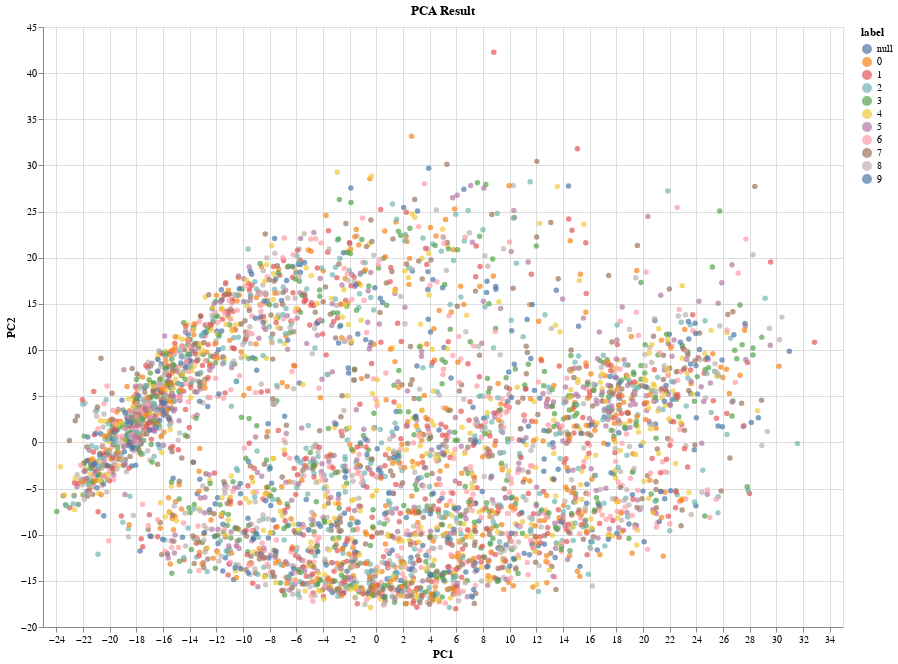

This figure's notebook cell:
### Code cell
from sklearn.decomposition import PCA
import altair as alt
import time

pca = PCA(n_components=2)

start_time = time.time()
pca_result = pca.fit_transform(data_standard)
end_time = time.time()
print(f"Time taken: {end_time - start_time:.4f} seconds")

df_pca_result = pd.DataFrame(pca_result, columns=['PC1', 'PC2'])
# add labels for better visualization
df_pca_result['label'] = labels[:]
scatter_pca = alt.Chart(df_pca_result).mark_circle(size=30).encode(
    x='PC1',
    y='PC2',
    tooltip=['PC1', 'PC2', 'label'],
    color = 'label:N'
).properties(
    title='PCA Result',
    width=800,
    height=600
)

scatter_pca

### Figure 1 — Vega-Lite specification as saved in the notebook (floating-point values rounded to 4 significant figures; data arrays with more than 128 entries replaced by an {"elided": "..."} marker saying what was removed)
{"config": {"view": {"continuousWidth": 300, "continuousHeight": 300}}, "data": {"name": "data-e68b55b7ab845728ceb197e9be171807"}, "mark": {"type": "circle", "size": 30}, "encoding": {"color": {"field": "label", "type": "nominal"}, "tooltip": [{"field": "PC1", "type": "quantitative"}, {"field": "PC2", "type": "quantitative"}, {"field": "label", "type": "quantitative"}], "x": {"field": "PC1", "type": "quantitative"}, "y": {"field": "PC2", "type": "quantitative"}}, "height": 600, "title": "PCA Result", "width": 800, "$schema": "https://vega.github.io/schema/vega-lite/v5.20.1.json", "datasets": {"data-e68b55b7ab845728ceb197e9be171807": {"elided": "4000 records"}}}
